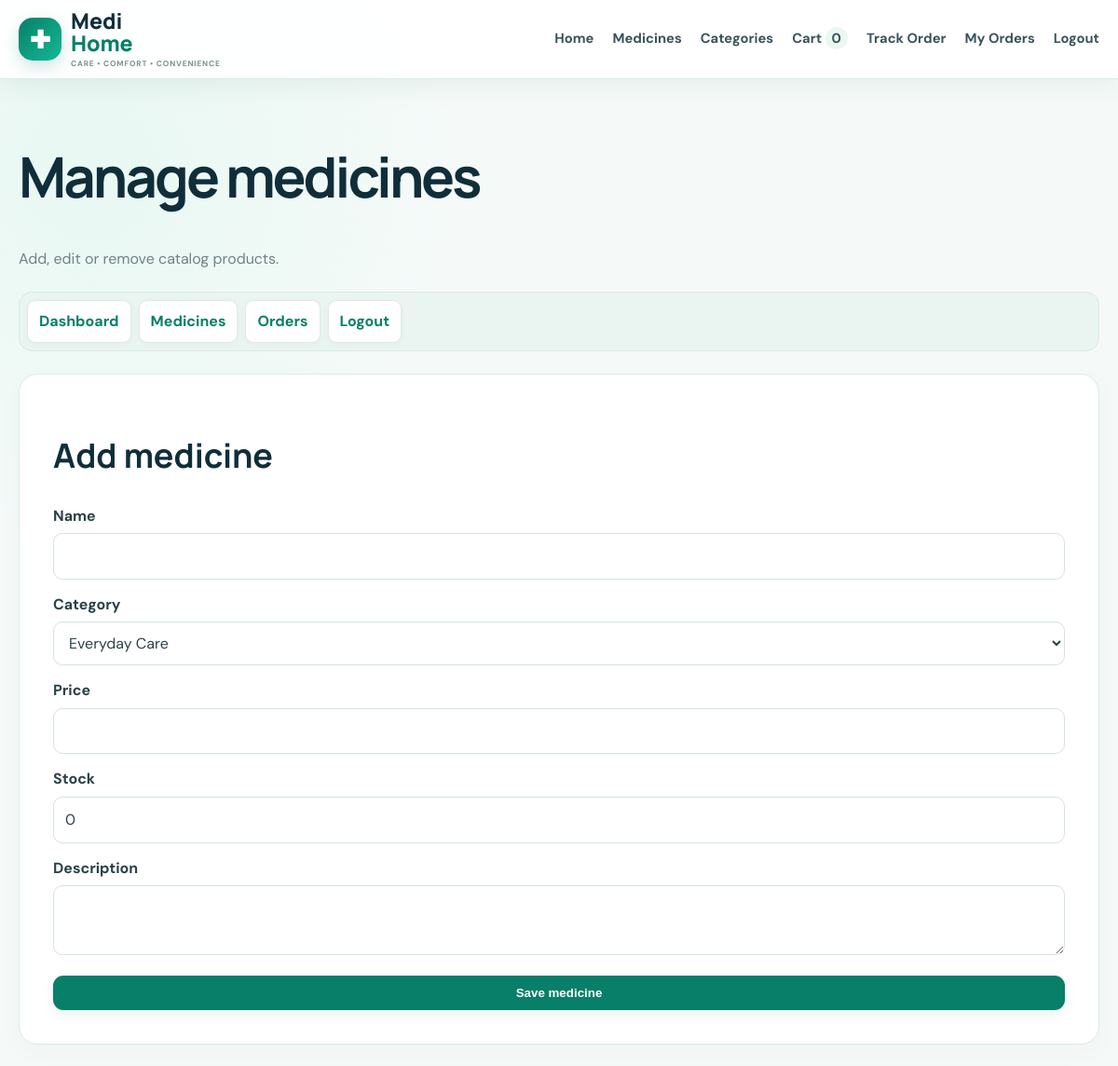
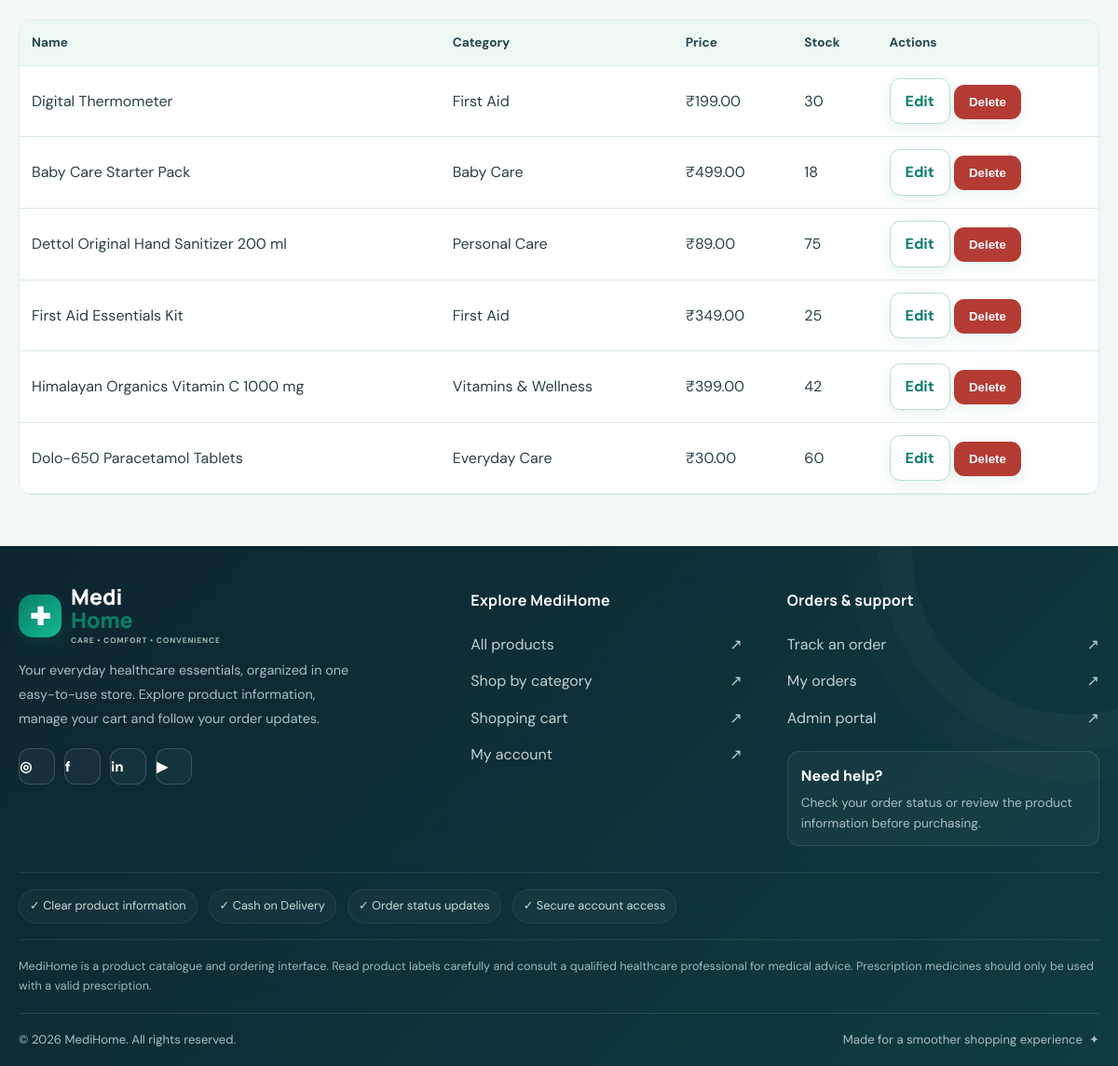
Screenshot of /admin/medicines.php (signed in) with the database file from the repository (2 pictures, top to bottom).
### tables this page shows
CREATE TABLE medicines(id INT AUTO_INCREMENT PRIMARY KEY,category_id INT NOT NULL,name VARCHAR(180) NOT NULL,description TEXT,price DECIMAL(10,2) NOT NULL,old_price DECIMAL(10,2),stock INT NOT NULL DEFAULT 0,image_url VARCHAR(500),prescription_required TINYINT(1) NOT NULL DEFAULT 0,is_featured TINYINT(1) NOT NULL DEFAULT 0,expiry_date DATE,created_at TIMESTAMP DEFAULT CURRENT_TIMESTAMP,FOREIGN KEY(category_id) REFERENCES categories(id));

CREATE TABLE categories(id INT AUTO_INCREMENT PRIMARY KEY,name VARCHAR(100) UNIQUE NOT NULL,icon VARCHAR(20) NOT NULL DEFAULT '💊');

### config.php (called while the page is built, shortened)
<?php
function e($v): string { return htmlspecialchars((string)($v??''),ENT_QUOTES,'UTF-8'); }
function money($v): string { return '₹'.number_format((float)$v,2); }

### admin/medicines.php (the view)
<?php require __DIR__.'/../config.php';require_admin();$msg='';if($_SERVER['REQUEST_METHOD']==='POST'){$action=$_POST['action']??'';if($action==='save'){$id=(int)($_POST['id']??0);$name=trim($_POST['name']??'');$cat=(int)($_POST['category_id']??0);$price=(float)($_POST['price']??0);$stock=max(0,(int)($_POST['stock']??0));$desc=trim($_POST['description']??'');if($name&&$cat&&$price>=0){if($id){$s=$pdo->prepare('UPDATE medicines SET name=?,category_id=?,price=?,stock=?,description=? WHERE id=?');$s->execute([$name,$cat,$price,$stock,$desc,$id]);}else{$s=$pdo->prepare('INSERT INTO medicines(name,category_id,price,stock,description) VALUES(?,?,?,?,?)');$s->execute([$name,$cat,$price,$stock,$desc]);}flash('Medicine saved.');go('/MediHome/admin/medicines.php');}else $msg='Fill the required fields.';}if($action==='delete'){$id=(int)$_POST['id'];$s=$pdo->prepare('SELECT COUNT(*) FROM order_items WHERE medicine_id=?');$s->execute([$id]);if($s->fetchColumn())flash('Cannot delete a medicine already present in order history.','error');else{$s=$pdo->prepare('DELETE FROM medicines WHERE id=?');$s->execute([$id]);flash('Medicine deleted.');}go('/MediHome/admin/medicines.php');}}$cats=$pdo->query('SELECT * FROM categories')->fetchAll();$meds=$pdo->query('SELECT m.*,c.name category_name FROM medicines m JOIN categories c ON c.id=m.category_id ORDER BY m.id DESC')->fetchAll();$edit=null;if(isset($_GET['edit'])){$s=$pdo->prepare('SELECT * FROM medicines WHERE id=?');$s->execute([(int)$_GET['edit']]);$edit=$s->fetch();}$title='Manage Medicines | MediHome';require __DIR__.'/../includes/header.php';?><div class="pagehead"><h1>Manage medicines</h1><p>Add, edit or remove catalog products.</p></div><div class="adminnav"><a href="/MediHome/admin/index.php">Dashboard</a><a href="/MediHome/admin/medicines.php">Medicines</a><a href="/MediHome/admin/orders.php">Orders</a><a href="/MediHome/admin/logout.php">Logout</a></div><div class="formbox" style="max-width:none"><h2><?= $edit?'Edit medicine':'Add medicine'?></h2><?php if($msg):?><div class="flash error"><?=e($msg)?></div><?php endif;?><form method="post"><input type="hidden" name="action" value="save"><input type="hidden" name="id" value="<?=(int)($edit['id']??0)?>"><div class="field"><label>Name</label><input class="input" name="name" required value="<?=e($edit['name']??'')?>"></div><div class="field"><label>Category</label><select name="category_id"><?php foreach($cats as $c):?><option value="<?=(int)$c['id']?>" <?=(int)($edit['category_id']??0)===(int)$c['id']?'selected':''?>><?=e($c['name'])?></option><?php endforeach;?></select></div><div class="field"><label>Price</label><input class="input" type="number" min="0" step=".01" name="price" required value="<?=e((string)($edit['price']??''))?>"></div><div class="field"><label>Stock</label><input class="input" type="number" min="0" name="stock" value="<?=e((string)($edit['stock']??0))?>"></div><div class="field"><label>Description</label><textarea name="description"><?=e($edit['description']??'')?></textarea></div><button class="btn">Save medicine</button></form></div><div class="tablewrap section"><table class="table"><tr><th>Name</th><th>Category</th><th>Price</th><th>Stock</th><th>Actions</th></tr><?php foreach($meds as $m):?><tr><td><?=e($m['name'])?></td><td><?=e($m['category_name'])?></td><td><?=money($m['price'])?></td><td><?=(int)$m['stock']?></td><td><a class="btn ghost" href="?edit=<?=(int)$m['id']?>">Edit</a> <form method="post" style="display:inline" onsubmit="return confirm('Delete this item?')"><input type="hidden" name="action" value="delete"><input type="hidden" name="id" value="<?=(int)$m['id']?>"><button class="btn" style="background:#b43b34">Delete</button></form></td></tr><?php endforeach;?></table></div><?php require __DIR__.'/../includes/footer.php';?>

### assets/style.css (style rules this page uses)
:root { --g:#087f68;--g2:#12a782;--navy:#17323b;--ink:#2a4148;--muted:#718287;--mint:#eaf8f2;--line:#dfebe6;--bg:#f7fbf9 }
* { box-sizing:border-box }
body { margin:0;background:var(--bg);font:16px 'DM Sans',sans-serif;color:var(--ink);line-height:1.6 }
h1,h2,h3 { font-family:Manrope,sans-serif;color:var(--navy);line-height:1.2 }
h1 { font-size:clamp(2.3rem,5vw,4.2rem);letter-spacing:-.05em }
h2 { font-size:clamp(1.6rem,3vw,2.3rem) }
p { color:var(--muted) }
a { color:var(--g);text-decoration:none }
.navbtn,.btn { background:var(--g);color:white!important;border:0;border-radius:11px;padding:11px 16px;font-weight:700;cursor:pointer;display:inline-flex;align-items:center;justify-content:center;gap:7px }
.btn.ghost { background:white;border:1px solid #b9dfd1;color:var(--g)!important }
.section { margin-top:44px }
.pagehead { margin:10px 0 22px }
.input,.filters input,.filters select,textarea,select { font:inherit;padding:11px 12px;border:1px solid #d4e3dd;border-radius:10px;background:white;color:var(--ink);width:100% }
.formbox,.detail { max-width:600px;margin:10px auto;background:white;border:1px solid var(--line);border-radius:20px;padding:clamp(22px,4vw,36px) }
.field { margin:14px 0 }
.field label { display:block;font-weight:700;margin-bottom:6px }
.formbox .btn { width:100% }
.tablewrap { overflow:auto;background:white;border:1px solid var(--line);border-radius:14px }
.table { border-collapse:collapse;width:100%;min-width:600px }
.table th,.table td { text-align:left;padding:13px;border-bottom:1px solid var(--line) }
.table th { background:#eef8f3 }
.adminnav { display:flex;gap:8px;flex-wrap:wrap;margin:15px 0 24px }
.adminnav a { padding:9px 12px;background:white;border:1px solid var(--line);border-radius:9px;font-weight:700 }
:root { --blue:#2476c7;--blue2:#155aa5;--bg:#f7fbfd;--line:#dce9ed }
a,button,.btn,.navbtn,.category,.product { transition:color .22s ease,background .22s ease,border-color .22s ease,box-shadow .22s ease,transform .22s ease }
.btn,.navbtn { box-shadow:0 5px 14px #087f6817 }
:root { --g:#087f68;--g2:#13b995;--blue:#2879d0;--navy:#102e3a;--bg:#f5faf9;--line:#dcebe6 }
html { scroll-behavior:smooth;scroll-padding-top:100px }
body { background:radial-gradient(circle at 8% 8%,#e8f8f2 0,transparent 25rem),var(--bg) }
.adminnav { padding:8px;background:#eaf4f1;border:1px solid #d9eae4;border-radius:14px }
.adminnav a { transition:transform .2s,background .2s,color .2s;box-shadow:0 2px 8px #173b3208 }
.detail,.formbox,.tracking-result,.cart-summary { box-shadow:0 8px 26px #143d3208 }
.tablewrap { box-shadow:0 8px 25px #143d3208 }
.table th { font-size:.85rem;color:#254850 }
.table tbody tr { transition:background .2s }

### rows the page displays
medicines: name "Digital Thermometer", category.name "First Aid", price "₹199.00", stock "30"
medicines: name "Baby Care Starter Pack", category.name "Baby Care", price "₹499.00", stock "18"
medicines: name "Dettol Original Hand Sanitizer 200 ml", category.name "Personal Care", price "₹89.00", stock "75"
medicines: name "First Aid Essentials Kit", category.name "First Aid", price "₹349.00", stock "25"
medicines: name "Himalayan Organics Vitamin C 1000 mg", category.name "Vitamins & Wellness", price "₹399.00", stock "42"
medicines: name "Dolo-650 Paracetamol Tablets", category.name "Everyday Care", price "₹30.00", stock "60"

### other values shown
count_cart() "0"
form field category_id "Everyday Care"
